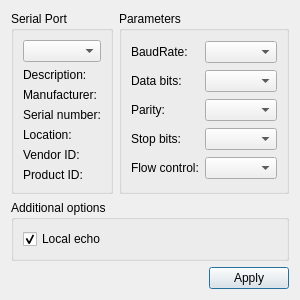
<?xml version="1.0" encoding="UTF-8"?>
<ui version="4.0">
 <class>SettingsDialog</class>
 <widget class="QDialog" name="SettingsDialog">
  <property name="geometry">
   <rect>
    <x>0</x>
    <y>0</y>
    <width>281</width>
    <height>272</height>
   </rect>
  </property>
  <property name="windowTitle">
   <string>Settings</string>
  </property>
  <layout class="QGridLayout" name="gridLayout_3">
   <item row="0" column="1">
    <widget class="QGroupBox" name="parametersBox">
     <property name="title">
      <string>Parameters</string>
     </property>
     <layout class="QGridLayout" name="gridLayout_2">
      <item row="0" column="0">
       <widget class="QLabel" name="baudRateLabel">
        <property name="text">
         <string>BaudRate:</string>
        </property>
       </widget>
      </item>
      <item row="0" column="1">
       <widget class="QComboBox" name="baudRateBox"/>
      </item>
      <item row="1" column="0">
       <widget class="QLabel" name="dataBitsLabel">
        <property name="text">
         <string>Data bits:</string>
        </property>
       </widget>
      </item>
      <item row="1" column="1">
       <widget class="QComboBox" name="dataBitsBox"/>
      </item>
      <item row="2" column="0">
       <widget class="QLabel" name="parityLabel">
        <property name="text">
         <string>Parity:</string>
        </property>
       </widget>
      </item>
      <item row="2" column="1">
       <widget class="QComboBox" name="parityBox"/>
      </item>
      <item row="3" column="0">
       <widget class="QLabel" name="stopBitsLabel">
        <property name="text">
         <string>Stop bits:</string>
        </property>
       </widget>
      </item>
      <item row="3" column="1">
       <widget class="QComboBox" name="stopBitsBox"/>
      </item>
      <item row="4" column="0">
       <widget class="QLabel" name="flowControlLabel">
        <property name="text">
         <string>Flow control:</string>
        </property>
       </widget>
      </item>
      <item row="4" column="1">
       <widget class="QComboBox" name="flowControlBox"/>
      </item>
     </layout>
    </widget>
   </item>
   <item row="0" column="0">
    <widget class="QGroupBox" name="selectBox">
     <property name="title">
      <string>Serial Port</string>
     </property>
     <layout class="QGridLayout" name="gridLayout">
      <item row="0" column="0">
       <widget class="QComboBox" name="serialPortInfoListBox"/>
      </item>
      <item row="1" column="0">
       <widget class="QLabel" name="descriptionLabel">
        <property name="text">
         <string>Description:</string>
        </property>
       </widget>
      </item>
      <item row="2" column="0">
       <widget class="QLabel" name="manufacturerLabel">
        <property name="text">
         <string>Manufacturer:</string>
        </property>
       </widget>
      </item>
      <item row="3" column="0">
       <widget class="QLabel" name="serialNumberLabel">
        <property name="text">
         <string>Serial number:</string>
        </property>
       </widget>
      </item>
      <item row="4" column="0">
       <widget class="QLabel" name="locationLabel">
        <property name="text">
         <string>Location:</string>
        </property>
       </widget>
      </item>
      <item row="5" column="0">
       <widget class="QLabel" name="vidLabel">
        <property name="text">
         <string>Vendor ID:</string>
        </property>
       </widget>
      </item>
      <item row="6" column="0">
       <widget class="QLabel" name="pidLabel">
        <property name="text">
         <string>Product ID:</string>
        </property>
       </widget>
      </item>
     </layout>
    </widget>
   </item>
   <item row="2" column="0" colspan="2">
    <layout class="QHBoxLayout" name="horizontalLayout">
     <item>
      <spacer name="horizontalSpacer">
       <property name="orientation">
        <enum>Qt::Horizontal</enum>
       </property>
       <property name="sizeHint" stdset="0">
        <size>
         <width>96</width>
         <height>20</height>
        </size>
       </property>
      </spacer>
     </item>
     <item>
      <widget class="QPushButton" name="applyButton">
       <property name="text">
        <string>Apply</string>
       </property>
      </widget>
     </item>
    </layout>
   </item>
   <item row="1" column="0" colspan="2">
    <widget class="QGroupBox" name="additionalOptionsGroupBox">
     <property name="title">
      <string>Additional options</string>
     </property>
     <layout class="QVBoxLayout" name="verticalLayout">
      <item>
       <widget class="QCheckBox" name="localEchoCheckBox">
        <property name="text">
         <string>Local echo</string>
        </property>
        <property name="checked">
         <bool>true</bool>
        </property>
       </widget>
      </item>
     </layout>
    </widget>
   </item>
  </layout>
 </widget>
 <resources/>
 <connections/>
</ui>
